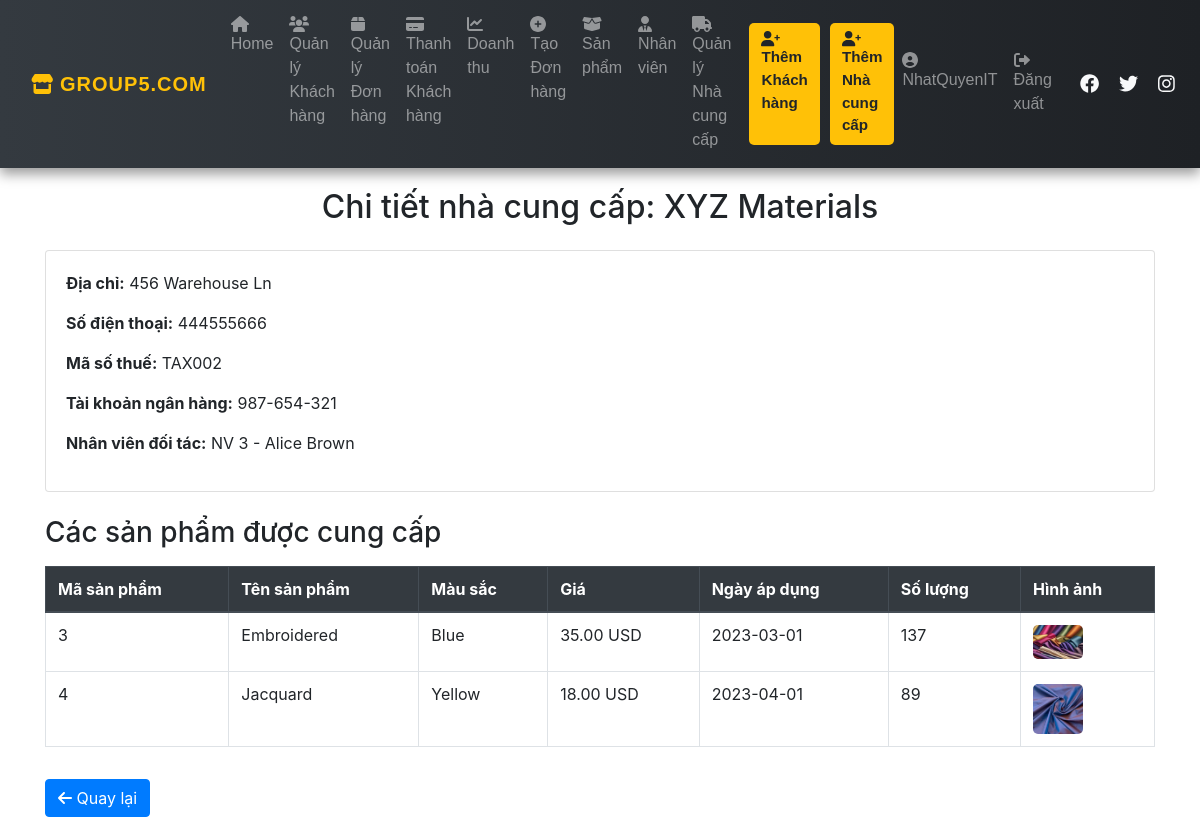
The page /supplier_details.php?SCode=2 (signed in) on the database its author committed.
### tables this page shows
CREATE TABLE `supplier` (
  `SCode` int(11) NOT NULL,
  `Name` varchar(100) DEFAULT NULL,
  `Address` varchar(200) DEFAULT NULL,
  `BankAccount` varchar(50) DEFAULT NULL,
  `TaxCode` varchar(50) DEFAULT NULL,
  `Phone` varchar(15) DEFAULT NULL,
  `ECode` int(11) DEFAULT NULL
);

CREATE TABLE `employee` (
  `ECode` int(11) NOT NULL,
  `Fname` varchar(100) DEFAULT NULL,
  `Lname` varchar(100) DEFAULT NULL,
  `Gender` varchar(10) DEFAULT NULL,
  `Address` varchar(200) DEFAULT NULL,
  `Phone` varchar(15) DEFAULT NULL,
  `Role` varchar(50) DEFAULT NULL
);

CREATE TABLE `category` (
  `CCode` int(11) NOT NULL,
  `Name` varchar(100) DEFAULT NULL,
  `Color` varchar(50) DEFAULT NULL,
  `RemainQuantity` int(11) DEFAULT NULL,
  `Price` decimal(10,2) DEFAULT NULL,
  `AppliedDate` date DEFAULT NULL,
  `SCode` int(11) DEFAULT NULL,
  `img` varchar(255) DEFAULT NULL
);

### supplier_details.php (the view, shortened to what this page needs)
<?php
include 'connect.php';
include 'nav.php';
$SCode = isset($_GET['SCode']) && is_numeric($_GET['SCode']) ? (int)$_GET['SCode'] : 0;
$supplier_stmt = $conn->prepare("SELECT * FROM supplier WHERE SCode = ?");
$supplier_stmt->execute([$SCode]);
$supplier = $supplier_stmt->fetch(PDO::FETCH_ASSOC);
$products_stmt = $conn->prepare("
    SELECT c.CCode, c.Name AS ProductName, c.Color, c.Price, c.AppliedDate, c.RemainQuantity, c.img
    FROM category c
    WHERE c.SCode = ?
");
$products_stmt->execute([$SCode]);
$products = $products_stmt->fetchAll(PDO::FETCH_ASSOC);
$staff_stmt = $conn->prepare("
    SELECT e.ECode, e.Fname, e.Lname
    FROM employee e
    JOIN supplier s ON e.ECode = s.ECode
    WHERE e.Role = 'PartnerStaff' AND s.SCode = ?
");
$staff_stmt->execute([$SCode]);
$partner_staff = $staff_stmt->fetchAll(PDO::FETCH_ASSOC);
?>
<!DOCTYPE html>
<html lang="vi">
<head>
    <link rel="stylesheet" href="https://maxcdn.bootstrapcdn.com/bootstrap/4.5.2/css/bootstrap.min.css">
    <link rel="stylesheet" href="https://cdnjs.cloudflare.com/ajax/libs/font-awesome/6.0.0-beta3/css/all.min.css">
</head>
<body>
    <div class="container supplier-details">
        <h2 class="text-center mb-4">Chi tiết nhà cung cấp: <?= htmlspecialchars($supplier['Name']); ?></h2>
        <div class="card mb-4">
            <div class="card-body">
                <p><strong>Địa chỉ:</strong> <?= htmlspecialchars($supplier['Address']); ?></p>
                <p><strong>Số điện thoại:</strong> <?= htmlspecialchars($supplier['Phone']); ?></p>
                <p><strong>Mã số thuế:</strong> <?= htmlspecialchars($supplier['TaxCode']); ?></p>
                <p><strong>Tài khoản ngân hàng:</strong> <?= htmlspecialchars($supplier['BankAccount']); ?></p>
                <?php if (isset($partner_staff[0])): ?>
                <p><strong>Nhân viên đối tác:</strong> NV <?= htmlspecialchars($partner_staff[0]['ECode']); ?> - <?= htmlspecialchars($partner_staff[0]['Fname'] . " " . $partner_staff[0]['Lname']); ?></p>
                <?php endif; ?>
            </div>
        </div>
        <h3 class="mb-3">Các sản phẩm được cung cấp</h3>
        <?php if (count($products) > 0): ?>
            <div class="table-responsive">
                <table class="table table-bordered table-hover product-table">
                    <thead class="thead-dark">
                        <tr>
                            <th>Mã sản phẩm</th>
                            <th>Tên sản phẩm</th>
                            <th>Màu sắc</th>
                            <th>Giá</th>
                            <th>Ngày áp dụng</th>
                            <th>Số lượng</th>
                            <th>Hình ảnh</th>
                        </tr>
                    </thead>
                    <tbody>
                        <?php foreach ($products as $product): ?>
                        <tr>
                            <td><?= htmlspecialchars($product['CCode']); ?></td>
                            <td><?= htmlspecialchars($product['ProductName']); ?></td>
                            <td><?= htmlspecialchars($product['Color']); ?></td>
                            <td><?= number_format($product['Price'], 2); ?> USD</td>
                            <td><?= htmlspecialchars($product['AppliedDate']); ?></td>
                            <td><?= htmlspecialchars($product['RemainQuantity']); ?></td>
                            <td>
                                <?php if ($product['img']): ?>
                                    <img src="img/<?= htmlspecialchars($product['img']); ?>" alt="Hình ảnh sản phẩm" width="50">
                                <?php else: ?>
                                    <p class="no-data">Chưa có hình ảnh</p>
                                <?php endif; ?>
                            </td>
                        </tr>
                        <?php endforeach; ?>
                    </tbody>
                </table>
            </div>
        <?php else: ?>
            <p class="no-data">Nhà cung cấp này chưa cung cấp sản phẩm nào.</p>
        <?php endif; ?>
        <a href="product_manager.php" class="btn btn-primary mt-3"><i class="fas fa-arrow-left"></i> Quay lại</a>
    </div>
</body>
</html>

### supplier_details.php (style rules this page uses)
.supplier-details { margin-top: 20px; }
.product-table img { border-radius: 5px; }

### rows shown on the page
supplier: Name "XYZ Materials", Address "456 Warehouse Ln", Phone "444555666", TaxCode "TAX002", BankAccount "987-654-321"
employee: ECode "3", Fname+Lname "Alice Brown"
category: CCode "3", Name "Embroidered", Color "Blue", Price "35.00", AppliedDate "2023-03-01", RemainQuantity "137", img (picture)
category: CCode "4", Name "Jacquard", Color "Yellow", Price "18.00", AppliedDate "2023-04-01", RemainQuantity "89", img (picture)

### other values the page prints
$_SESSION['username'] "NhatQuyenIT"
